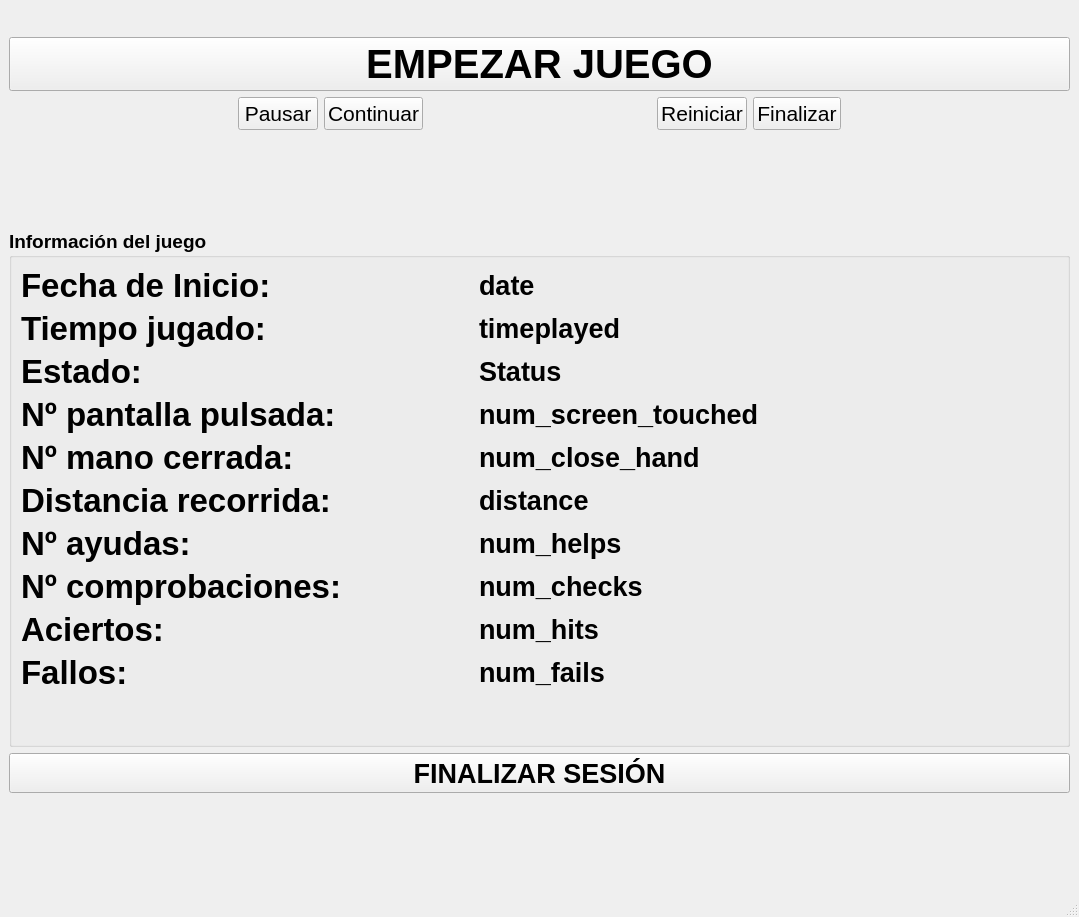
<?xml version="1.0" encoding="UTF-8"?>
<ui version="4.0">
 <class>AdminInterface</class>
 <widget class="QMainWindow" name="AdminInterface">
  <property name="geometry">
   <rect>
    <x>0</x>
    <y>0</y>
    <width>1079</width>
    <height>917</height>
   </rect>
  </property>
  <property name="windowTitle">
   <string>MainWindow</string>
  </property>
  <widget class="QWidget" name="centralwidget">
   <layout class="QVBoxLayout" name="verticalLayout">
    <item>
     <widget class="QLabel" name="info_game_label">
      <property name="font">
       <font>
        <pointsize>14</pointsize>
        <weight>75</weight>
        <bold>true</bold>
       </font>
      </property>
      <property name="text">
       <string/>
      </property>
     </widget>
    </item>
    <item>
     <widget class="QPushButton" name="start_game_button">
      <property name="minimumSize">
       <size>
        <width>40</width>
        <height>40</height>
       </size>
      </property>
      <property name="maximumSize">
       <size>
        <width>100000</width>
        <height>16777215</height>
       </size>
      </property>
      <property name="font">
       <font>
        <pointsize>30</pointsize>
        <weight>75</weight>
        <bold>true</bold>
       </font>
      </property>
      <property name="layoutDirection">
       <enum>Qt::LeftToRight</enum>
      </property>
      <property name="autoFillBackground">
       <bool>false</bool>
      </property>
      <property name="text">
       <string>EMPEZAR JUEGO</string>
      </property>
     </widget>
    </item>
    <item>
     <layout class="QHBoxLayout" name="horizontalLayout">
      <item>
       <spacer name="horizontalSpacer_2">
        <property name="orientation">
         <enum>Qt::Horizontal</enum>
        </property>
        <property name="sizeHint" stdset="0">
         <size>
          <width>40</width>
          <height>20</height>
         </size>
        </property>
       </spacer>
      </item>
      <item>
       <widget class="QPushButton" name="pause_game_button">
        <property name="font">
         <font>
          <pointsize>16</pointsize>
         </font>
        </property>
        <property name="text">
         <string>Pausar</string>
        </property>
       </widget>
      </item>
      <item>
       <widget class="QPushButton" name="continue_game_button">
        <property name="font">
         <font>
          <pointsize>16</pointsize>
         </font>
        </property>
        <property name="text">
         <string>Continuar</string>
        </property>
       </widget>
      </item>
      <item>
       <spacer name="horizontalSpacer">
        <property name="orientation">
         <enum>Qt::Horizontal</enum>
        </property>
        <property name="sizeHint" stdset="0">
         <size>
          <width>40</width>
          <height>20</height>
         </size>
        </property>
       </spacer>
      </item>
      <item>
       <widget class="QPushButton" name="reset_game_button">
        <property name="font">
         <font>
          <pointsize>16</pointsize>
         </font>
        </property>
        <property name="text">
         <string>Reiniciar</string>
        </property>
       </widget>
      </item>
      <item>
       <widget class="QPushButton" name="finish_game_button">
        <property name="font">
         <font>
          <pointsize>16</pointsize>
         </font>
        </property>
        <property name="text">
         <string>Finalizar</string>
        </property>
       </widget>
      </item>
      <item>
       <spacer name="horizontalSpacer_3">
        <property name="orientation">
         <enum>Qt::Horizontal</enum>
        </property>
        <property name="sizeHint" stdset="0">
         <size>
          <width>40</width>
          <height>20</height>
         </size>
        </property>
       </spacer>
      </item>
     </layout>
    </item>
    <item>
     <spacer name="verticalSpacer_3">
      <property name="orientation">
       <enum>Qt::Vertical</enum>
      </property>
      <property name="sizeHint" stdset="0">
       <size>
        <width>20</width>
        <height>40</height>
       </size>
      </property>
     </spacer>
    </item>
    <item>
     <widget class="QGroupBox" name="groupBox">
      <property name="font">
       <font>
        <pointsize>14</pointsize>
        <weight>75</weight>
        <bold>true</bold>
       </font>
      </property>
      <property name="title">
       <string>Información del juego</string>
      </property>
      <layout class="QFormLayout" name="formLayout">
       <property name="fieldGrowthPolicy">
        <enum>QFormLayout::AllNonFixedFieldsGrow</enum>
       </property>
       <item row="1" column="0">
        <widget class="QLabel" name="label_8">
         <property name="font">
          <font>
           <pointsize>25</pointsize>
          </font>
         </property>
         <property name="text">
          <string>Fecha de Inicio:</string>
         </property>
        </widget>
       </item>
       <item row="1" column="1">
        <widget class="QLabel" name="date_label">
         <property name="font">
          <font>
           <pointsize>20</pointsize>
          </font>
         </property>
         <property name="text">
          <string>date</string>
         </property>
        </widget>
       </item>
       <item row="2" column="0">
        <widget class="QLabel" name="label_11">
         <property name="font">
          <font>
           <pointsize>25</pointsize>
          </font>
         </property>
         <property name="text">
          <string>Tiempo jugado:</string>
         </property>
        </widget>
       </item>
       <item row="3" column="0">
        <widget class="QLabel" name="label">
         <property name="font">
          <font>
           <pointsize>25</pointsize>
          </font>
         </property>
         <property name="text">
          <string>Estado:</string>
         </property>
        </widget>
       </item>
       <item row="3" column="1">
        <widget class="QLabel" name="status_label">
         <property name="font">
          <font>
           <pointsize>20</pointsize>
          </font>
         </property>
         <property name="text">
          <string>Status</string>
         </property>
        </widget>
       </item>
       <item row="4" column="0">
        <widget class="QLabel" name="label_5">
         <property name="font">
          <font>
           <pointsize>25</pointsize>
          </font>
         </property>
         <property name="text">
          <string>Nº pantalla pulsada:               </string>
         </property>
        </widget>
       </item>
       <item row="4" column="1">
        <widget class="QLabel" name="num_screentouched_label">
         <property name="font">
          <font>
           <pointsize>20</pointsize>
          </font>
         </property>
         <property name="text">
          <string>num_screen_touched</string>
         </property>
        </widget>
       </item>
       <item row="5" column="0">
        <widget class="QLabel" name="label_4">
         <property name="font">
          <font>
           <pointsize>25</pointsize>
          </font>
         </property>
         <property name="text">
          <string>Nº mano cerrada:</string>
         </property>
        </widget>
       </item>
       <item row="5" column="1">
        <widget class="QLabel" name="num_closedhand_label">
         <property name="font">
          <font>
           <pointsize>20</pointsize>
          </font>
         </property>
         <property name="text">
          <string>num_close_hand</string>
         </property>
        </widget>
       </item>
       <item row="6" column="0">
        <widget class="QLabel" name="label_10">
         <property name="font">
          <font>
           <pointsize>25</pointsize>
          </font>
         </property>
         <property name="text">
          <string>Distancia recorrida:</string>
         </property>
        </widget>
       </item>
       <item row="6" column="1">
        <widget class="QLabel" name="distance_label">
         <property name="font">
          <font>
           <pointsize>20</pointsize>
          </font>
         </property>
         <property name="text">
          <string>distance</string>
         </property>
        </widget>
       </item>
       <item row="7" column="0">
        <widget class="QLabel" name="label_6">
         <property name="font">
          <font>
           <pointsize>25</pointsize>
          </font>
         </property>
         <property name="text">
          <string>Nº ayudas:</string>
         </property>
        </widget>
       </item>
       <item row="7" column="1">
        <widget class="QLabel" name="num_helps_label">
         <property name="font">
          <font>
           <pointsize>20</pointsize>
          </font>
         </property>
         <property name="text">
          <string>num_helps</string>
         </property>
        </widget>
       </item>
       <item row="8" column="0">
        <widget class="QLabel" name="label_3">
         <property name="font">
          <font>
           <pointsize>25</pointsize>
          </font>
         </property>
         <property name="text">
          <string>Nº comprobaciones:</string>
         </property>
        </widget>
       </item>
       <item row="8" column="1">
        <widget class="QLabel" name="num_checks_label">
         <property name="font">
          <font>
           <pointsize>20</pointsize>
          </font>
         </property>
         <property name="text">
          <string>num_checks</string>
         </property>
        </widget>
       </item>
       <item row="9" column="0">
        <widget class="QLabel" name="label_7">
         <property name="font">
          <font>
           <pointsize>25</pointsize>
          </font>
         </property>
         <property name="text">
          <string>Aciertos:</string>
         </property>
        </widget>
       </item>
       <item row="9" column="1">
        <widget class="QLabel" name="num_hits_label">
         <property name="font">
          <font>
           <pointsize>20</pointsize>
          </font>
         </property>
         <property name="text">
          <string>num_hits</string>
         </property>
        </widget>
       </item>
       <item row="10" column="0">
        <widget class="QLabel" name="label_9">
         <property name="font">
          <font>
           <pointsize>25</pointsize>
          </font>
         </property>
         <property name="text">
          <string>Fallos:</string>
         </property>
        </widget>
       </item>
       <item row="10" column="1">
        <widget class="QLabel" name="num_fails_label">
         <property name="font">
          <font>
           <pointsize>20</pointsize>
          </font>
         </property>
         <property name="text">
          <string>num_fails</string>
         </property>
        </widget>
       </item>
       <item row="11" column="0">
        <widget class="QLabel" name="label_2">
         <property name="font">
          <font>
           <pointsize>25</pointsize>
          </font>
         </property>
         <property name="text">
          <string/>
         </property>
        </widget>
       </item>
       <item row="2" column="1">
        <widget class="QLabel" name="timeplayed_label">
         <property name="font">
          <font>
           <pointsize>20</pointsize>
          </font>
         </property>
         <property name="text">
          <string>timeplayed</string>
         </property>
        </widget>
       </item>
      </layout>
     </widget>
    </item>
    <item>
     <widget class="QPushButton" name="end_session_button">
      <property name="minimumSize">
       <size>
        <width>40</width>
        <height>40</height>
       </size>
      </property>
      <property name="font">
       <font>
        <pointsize>20</pointsize>
        <weight>75</weight>
        <bold>true</bold>
       </font>
      </property>
      <property name="text">
       <string>FINALIZAR SESIÓN</string>
      </property>
     </widget>
    </item>
    <item>
     <spacer name="verticalSpacer_2">
      <property name="orientation">
       <enum>Qt::Vertical</enum>
      </property>
      <property name="sizeHint" stdset="0">
       <size>
        <width>20</width>
        <height>40</height>
       </size>
      </property>
     </spacer>
    </item>
   </layout>
   <zorder>info_game_label</zorder>
   <zorder>start_game_button</zorder>
   <zorder>groupBox</zorder>
   <zorder>end_session_button</zorder>
   <zorder>verticalSpacer_2</zorder>
   <zorder>verticalSpacer_3</zorder>
  </widget>
  <widget class="QStatusBar" name="statusBar"/>
 </widget>
 <resources/>
 <connections/>
</ui>
